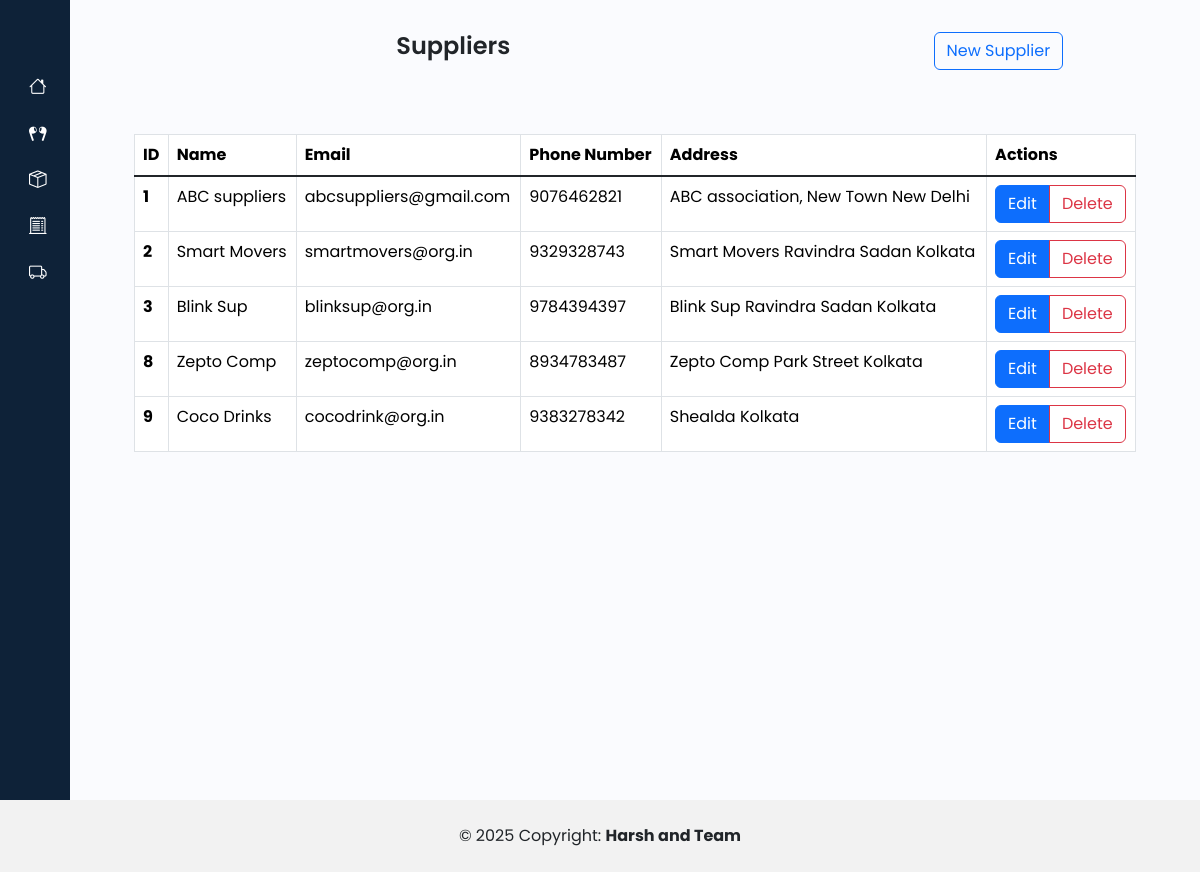
The app's page /suppliers with its own data.
### inventory_management/models.py (models this page shows)
class Supplier(models.Model):
    name=models.CharField(max_length=200,unique=True)
    email=models.CharField(max_length=200,unique=True)
    phone_number=models.CharField(max_length=10)
    address=models.CharField(max_length=200)

### inventory_management/views.py (the view)
# urls.py: path("suppliers", views.suppliers, name="suppliers"),
def suppliers(request):
    suppliers=Supplier.objects.all().values()
    context={}
    context['table_data']=suppliers
    return render(request, 'inventory_management/suppliers.html',context=context)

### inventory_management/templates/inventory_management/suppliers.html (shortened to what this page needs)
{% extends "base.html" %}
{% block page_content %}
<div class="container text-center p-3">
    <div class="row">
      <div class="col-sm-8">
        <h1>Suppliers</h1>
      </div>
      <div class="col-sm-4">
        <a type="button" class="btn btn-outline-primary" href="/add-supplier" role="button">New Supplier</a>
      </div>
    </div>
</div>
<div class="container mx-auto p-5">
    <table class="table table-bordered">
        <thead>
          <tr>
            <th scope="col">ID</th>
            <th scope="col">Name</th>
            <th scope="col">Email</th>
            <th scope="col">Phone Number</th>
            <th scope="col">Address</th>
            <th scope="col">Actions</th>
          </tr>
        </thead>
        <tbody class="table-group-divider">
          {% for supplier in table_data %}
          <tr>
            <th scope="row">{{supplier.id}}</th>
            <td>{{supplier.name}}</td>
            <td>{{supplier.email}}</td>
            <td>{{supplier.phone_number}}</td>
            <td>{{supplier.address}}</td>
            <td>
                <div class="btn-group" role="group" aria-label="Button group with nested dropdown">
                    <a href="edit-supplier/{{supplier.id}}" type="button" class="btn btn-primary">Edit</button>
                    <a href="remove-supplier/{{supplier.id}}" type="button" class="btn btn-outline-danger">Delete</a>
                  </div>
            </td>
          </tr>
          {% endfor %}
        </tbody>
      </table>
</div>
{% endblock page_content %}

### templates/base.html (shortened to what this page needs)
{% load static %}
<!DOCTYPE html>
<html lang="en">
<head>
    <link href="https://cdn.lineicons.com/4.0/lineicons.css" rel="stylesheet" />
    <link href="https://cdn.jsdelivr.net/npm/bootstrap@5.3.3/dist/css/bootstrap.min.css" rel="stylesheet">
    <link rel="stylesheet" href="https://cdn.jsdelivr.net/npm/bootstrap-icons@1.11.3/font/bootstrap-icons.css">
    <link rel="stylesheet"  href={% static "css/style.css" %}>
    <link rel="stylesheet" href="https://unpkg.com/@adminkit/core@latest/dist/css/app.css">
</head>
<body>
    <div class="wrapper">
      {% block navbar %}
      <aside id="sidebar">
          <div class="d-flex">
              <button class="toggle-btn" type="button">
              </button>
          </div>
          <ul class="sidebar-nav">
            <li class="sidebar-item">
                <a href="/" class="sidebar-link">
                    <i class="bi bi-house"></i>
                </a>
            </li>
            <li class="sidebar-item">
                <a href="/products" class="sidebar-link">
                    <i class="bi bi-earbuds"></i>
                </a>
            </li>
              <li class="sidebar-item">
                <a href="/suppliers" class="sidebar-link">
                    <i class="bi bi-box-seam"></i>
                </a>
            </li>
            <li class="sidebar-item">
                <a href="/sales" class="sidebar-link">
                    <i class="bi bi-receipt-cutoff"></i>
                </a>
            </li>
            <li class="sidebar-item">
                <a href="/stock-movement" class="sidebar-link">
                    <i class="bi bi-truck"></i>
                </a>
            </li>
              <li class="sidebar-item">
                  <a href="#" class="sidebar-link">
                  </a>
              </li>
          </ul>
      </aside>
      {% endblock navbar %}
      <div class="main p-3">
        {% block page_content %}{% endblock page_content %}
      </div>
  </div>
</body>
  <div class="text-center p-4" style="background-color: rgba(0, 0, 0, 0.05);">
    © 2025 Copyright:
    <a class="text-reset fw-bold" href="https://github.com/suyash-srivastava-dev">Harsh and Team</a>
  </div>
</html>

### static/css/style.css (style rules this page uses)
a { text-decoration: none; }
li { list-style: none; }
h1 { font-weight: 600; font-size: 1.5rem; }
body { font-family: 'Poppins', sans-serif; }
.wrapper { display: flex; }
.main { min-height: 100vh; width: 100%; overflow: hidden; transition: all 0.35s ease-in-out; background-color: #fafbfe; }
#sidebar { width: 70px; min-width: 70px; z-index: 1000; transition: all .25s ease-in-out; background-color: #0e2238; display: flex; flex-direction: column; }
.toggle-btn { background-color: transparent; cursor: pointer; border: 0; padding: 1rem 1.5rem; }
.sidebar-nav { padding: 2rem 0; flex: 1 1 auto; }
a.sidebar-link { padding: .625rem 1.625rem; color: #FFF; display: block; font-size: 0.9rem; white-space: nowrap; border-left: 3px solid transparent; }
.sidebar-link i { font-size: 1.1rem; margin-right: .75rem; }
.sidebar-item { position: relative; }

### records on screen
Supplier: id "1", name "ABC suppliers", email "abcsuppliers@gmail.com", phone_number "9076462821", address "ABC association, New Town New Delhi"
Supplier: id "2", name "Smart Movers", email "smartmovers@org.in", phone_number "9329328743", address "Smart Movers Ravindra Sadan Kolkata"
Supplier: id "3", name "Blink Sup", email "blinksup@org.in", phone_number "9784394397", address "Blink Sup Ravindra Sadan Kolkata"
Supplier: id "8", name "Zepto Comp", email "zeptocomp@org.in", phone_number "8934783487", address "Zepto Comp Park Street Kolkata"
Supplier: id "9", name "Coco Drinks", email "cocodrink@org.in", phone_number "9383278342", address "Shealda Kolkata"
